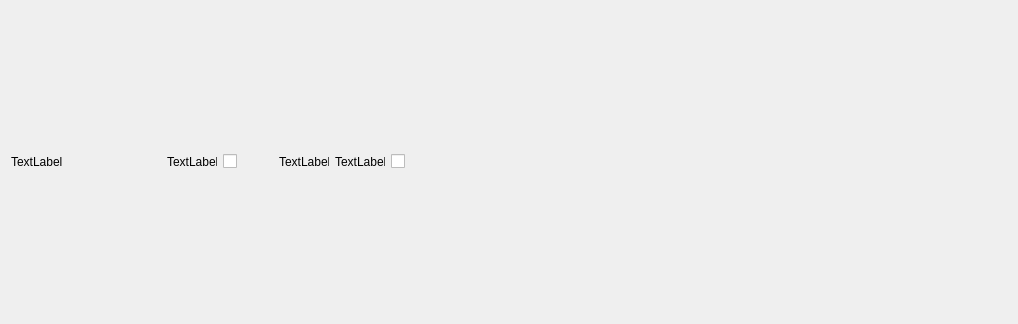
<?xml version="1.0" encoding="UTF-8"?>
<ui version="4.0">
 <class>BinarySkillWidget</class>
 <widget class="QWidget" name="BinarySkillWidget">
  <property name="geometry">
   <rect>
    <x>0</x>
    <y>0</y>
    <width>1018</width>
    <height>324</height>
   </rect>
  </property>
  <property name="windowTitle">
   <string>BinarySkillWidget</string>
  </property>
  <layout class="QHBoxLayout" name="horizontalLayout_2">
   <item>
    <layout class="QHBoxLayout" name="horizontalLayout">
     <item>
      <widget class="QLabel" name="nameLabel">
       <property name="maximumSize">
        <size>
         <width>150</width>
         <height>16777215</height>
        </size>
       </property>
       <property name="text">
        <string>TextLabel</string>
       </property>
      </widget>
     </item>
     <item>
      <widget class="QLabel" name="costLabel">
       <property name="maximumSize">
        <size>
         <width>50</width>
         <height>16777215</height>
        </size>
       </property>
       <property name="text">
        <string>TextLabel</string>
       </property>
      </widget>
     </item>
     <item>
      <widget class="QCheckBox" name="checkBox">
       <property name="maximumSize">
        <size>
         <width>50</width>
         <height>16777215</height>
        </size>
       </property>
       <property name="text">
        <string/>
       </property>
       <property name="tristate">
        <bool>false</bool>
       </property>
      </widget>
     </item>
     <item>
      <widget class="QLabel" name="totalCostLabel">
       <property name="maximumSize">
        <size>
         <width>50</width>
         <height>16777215</height>
        </size>
       </property>
       <property name="text">
        <string>TextLabel</string>
       </property>
      </widget>
     </item>
     <item>
      <widget class="QLabel" name="maxPicksLabel">
       <property name="maximumSize">
        <size>
         <width>50</width>
         <height>16777215</height>
        </size>
       </property>
       <property name="text">
        <string>TextLabel</string>
       </property>
      </widget>
     </item>
     <item>
      <widget class="QCheckBox" name="statusSkillCheck">
       <property name="enabled">
        <bool>true</bool>
       </property>
       <property name="text">
        <string/>
       </property>
       <property name="checkable">
        <bool>true</bool>
       </property>
      </widget>
     </item>
    </layout>
   </item>
  </layout>
 </widget>
 <layoutdefault spacing="6" margin="11"/>
 <resources/>
 <connections>
  <connection>
   <sender>checkBox</sender>
   <signal>clicked(bool)</signal>
   <receiver>BinarySkillWidget</receiver>
   <slot>actionPickBoxToggled(bool)</slot>
   <hints>
    <hint type="sourcelabel">
     <x>231</x>
     <y>161</y>
    </hint>
    <hint type="destinationlabel">
     <x>167</x>
     <y>-8</y>
    </hint>
   </hints>
  </connection>
 </connections>
 <slots>
  <slot>actionPickBoxToggled(bool)</slot>
 </slots>
</ui>
